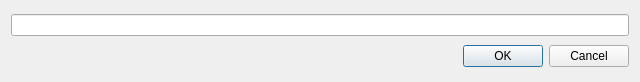
<?xml version="1.0" encoding="UTF-8"?>
<ui version="4.0">
 <class>RenameDialog</class>
 <widget class="QDialog" name="RenameDialog">
  <property name="windowModality">
   <enum>Qt::ApplicationModal</enum>
  </property>
  <property name="geometry">
   <rect>
    <x>0</x>
    <y>0</y>
    <width>640</width>
    <height>82</height>
   </rect>
  </property>
  <property name="sizePolicy">
   <sizepolicy hsizetype="Preferred" vsizetype="Fixed">
    <horstretch>0</horstretch>
    <verstretch>0</verstretch>
   </sizepolicy>
  </property>
  <property name="windowTitle">
   <string>Rename</string>
  </property>
  <layout class="QVBoxLayout" name="verticalLayout">
   <item>
    <layout class="QHBoxLayout" name="horizontalLayout">
     <item>
      <widget class="QLineEdit" name="lineEdit"/>
     </item>
    </layout>
   </item>
   <item>
    <widget class="QDialogButtonBox" name="buttonBox">
     <property name="orientation">
      <enum>Qt::Horizontal</enum>
     </property>
     <property name="standardButtons">
      <set>QDialogButtonBox::Cancel|QDialogButtonBox::Ok</set>
     </property>
    </widget>
   </item>
  </layout>
 </widget>
 <resources/>
 <connections>
  <connection>
   <sender>buttonBox</sender>
   <signal>accepted()</signal>
   <receiver>RenameDialog</receiver>
   <slot>accept()</slot>
   <hints>
    <hint type="sourcelabel">
     <x>248</x>
     <y>254</y>
    </hint>
    <hint type="destinationlabel">
     <x>157</x>
     <y>274</y>
    </hint>
   </hints>
  </connection>
  <connection>
   <sender>buttonBox</sender>
   <signal>rejected()</signal>
   <receiver>RenameDialog</receiver>
   <slot>reject()</slot>
   <hints>
    <hint type="sourcelabel">
     <x>316</x>
     <y>260</y>
    </hint>
    <hint type="destinationlabel">
     <x>286</x>
     <y>274</y>
    </hint>
   </hints>
  </connection>
 </connections>
</ui>
